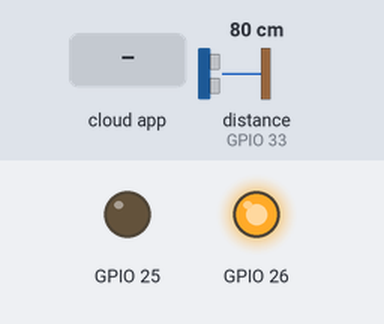
Simulated run of this sketch. Board: ESP8266 (NodeMCU). On the bench: output pins drawn as LEDs (lit = HIGH). Wiring (inferred from the names in the program): ultrasonic range finder: trigger GPIO 32; echo GPIO 33. The test bench sets the inputs (shaded band); at power-on: distance to the obstacle (sensor on GPIO 33) 80 cm. The echo pulse lasts 58.3 µs per cm; WiFi joins after 1.5 s; servers stay silent unless stated; the Firebase database answers and starts empty; pins used as bus, display or sensor lines are not drawn; what the sketch prints to the serial monitor is not drawn.

Above: at 2.8 s.
2.9 s: the phone or cloud app sets State to 1
At 3.5 s:
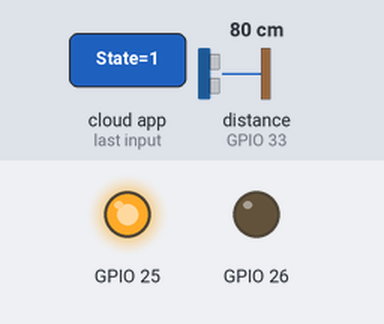
4.4 s: the phone or cloud app sets State to 0
At 4.7 s:
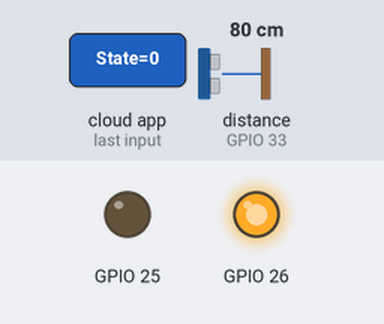
5.9 s: distance to the obstacle (sensor on GPIO 33) set to 98 cm
7.4 s: distance to the obstacle (sensor on GPIO 33) set to 105 cm
At 8.8 s:
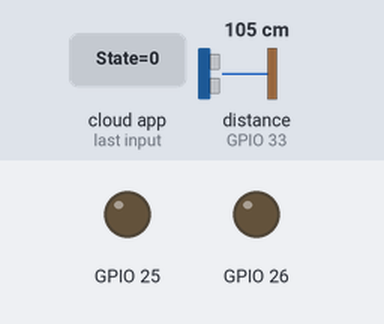
Timing chart, 0 to 10.0 s (numbered marks = the images above; inputs shaded):
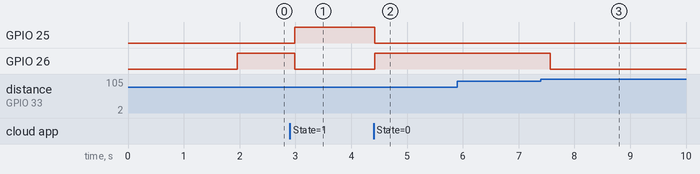

Measured:
- the behaviour switches between 102 and 103 cm on distance to the obstacle (sensor on GPIO 33) (found by bisection; images 2 and 3)
- after the input at 2.9 s, GPIO 25: LOW → HIGH after 0.09 s; GPIO 26: HIGH → LOW after 0.09 s
- after the input at 4.4 s, GPIO 25: HIGH → LOW at once; GPIO 26: LOW → HIGH at once
- after the input at 5.9 s, every drawn part: stays the same
- after the input at 7.4 s, GPIO 26: HIGH → LOW after 0.17 s

The sketch:

leds_esp.ino
```cpp
//RoboInges
//07/10/23
#include <Arduino.h>
#if defined(ESP32)
  #include <WiFi.h>
  #include <SD.h>
#elif defined(ESP8266)
#endif
#include <Firebase_ESP_Client.h>

//Provide the token generation process info.
#include "addons/TokenHelper.h"
//Provide the RTDB payload printing info and other helper functions.
#include "addons/RTDBHelper.h"

// Insert your network credentials
#define WIFI_SSID "Mi 9T Pro"
#define WIFI_PASSWORD "Aviones31"

// Insert Firebase project API Key
#define API_KEY "AIzaSyAJURRTV8547L1tU-dvIJI0dEmKEiEexi4"

// Insert RTDB URLefine the RTDB URL */
#define DATABASE_URL "https://nasa-hackaton-3568e-default-rtdb.firebaseio.com/"

//Define Firebase Data object
FirebaseData fbdo;

FirebaseAuth auth;
FirebaseConfig config;

unsigned long sendDataPrevMillis = 0;
float floatValue;
bool signupOK = false;
//Function variables
int counter=0;
bool state;
//Ultrasonic Sensor setup
const int Trigger = 32;   //Pin digital 2 para el Trigger del sensor (Input pin)
const int Echo = 33;   //Pin digital 3 para el Echo del sensor (Output pin)
int t; //timepo que demora en llegar el eco
int distance; //distancia en centimetros
//set Counter function
void setCont(int counter){
  Firebase.RTDB.setInt(&fbdo, "Counter", counter);
}
//get state function
int getStates(){
  Firebase.RTDB.getInt(&fbdo, "State");
  state = fbdo.intData();
  return state;
}
//get distance
int getDistance(){
  digitalWrite(Trigger, HIGH);
  delayMicroseconds(10);  //Pulse every de 10us
  digitalWrite(Trigger, LOW);
  t = pulseIn(Echo, HIGH);
  distance = t/59;
  return distance;
}
void setup(){
  Serial.begin(9600);
  //LED configuration
  pinMode(25,OUTPUT);
  pinMode(26,OUTPUT);
  //Ultrasonic configuration
  pinMode(Trigger, OUTPUT);
  pinMode(Echo, INPUT);
  digitalWrite(Trigger, LOW);
  //Initialize Wifi
  WiFi.begin(WIFI_SSID, WIFI_PASSWORD);
  Serial.print("Connecting to Wi-Fi");
  while (WiFi.status() != WL_CONNECTED){
    delay(100);
  }
  Serial.print("Connected with IP: ");
  Serial.println(WiFi.localIP());
  Serial.println();

  /* Assign the api key (required) */
  config.api_key = API_KEY;

  /* Assign the RTDB URL (required) */
  config.database_url = DATABASE_URL;

  /* Sign up */
  if (Firebase.signUp(&config, &auth, "", "")){
    Serial.println("ok");
    signupOK = true;
  }
  else{
    Serial.printf("%s\n", config.signer.signupError.message.c_str());
  }

  /* Assign the callback function for the long running token generation task */
  config.token_status_callback = tokenStatusCallback; //see addons/TokenHelper.h

  Firebase.begin(&config, &auth);
  Firebase.reconnectWiFi(true);
  setCont(0);
}

void loop(){
  int dist = getDistance();
  if (Firebase.ready() && signupOK && dist <= 100){
    state = getStates();
    if((millis() - sendDataPrevMillis > 10000 || sendDataPrevMillis == 0)){
      sendDataPrevMillis = millis();
      counter++;
      setCont(counter);
    }
    if(state == 0){
      digitalWrite(26, HIGH);
      digitalWrite(25, LOW);
    }else if(state == 1){
      digitalWrite(26, LOW);
      digitalWrite(25, HIGH);
    }
  }else{
    digitalWrite(26, LOW);
    digitalWrite(25, LOW);
  }
  delay(50);
}
```
